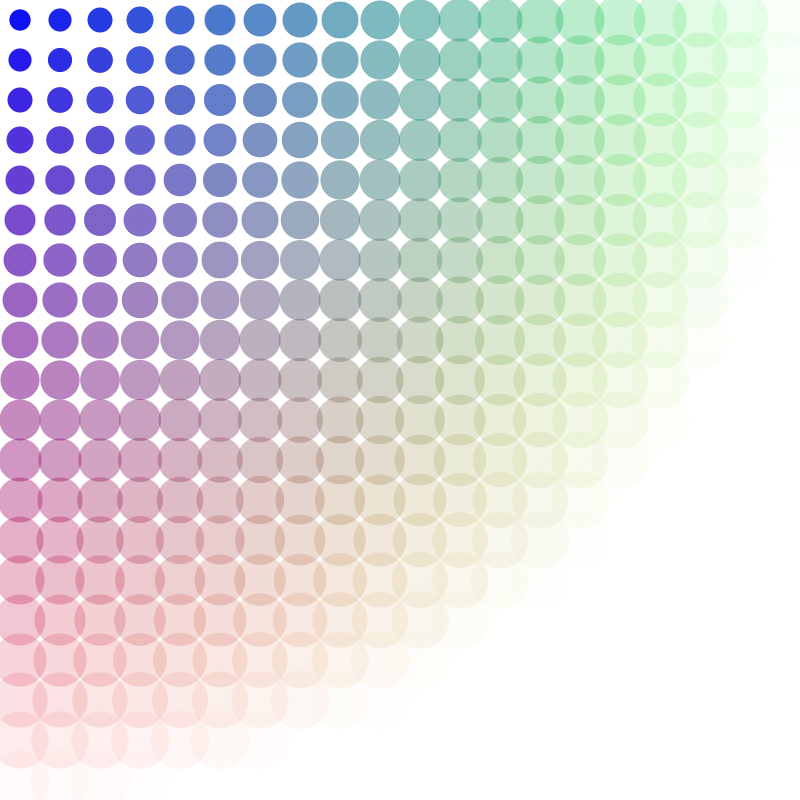
Frame 1 (no input)
Frame 60 (the mouse pressed at the canvas centre just before this capture): identical to frame 1, image omitted
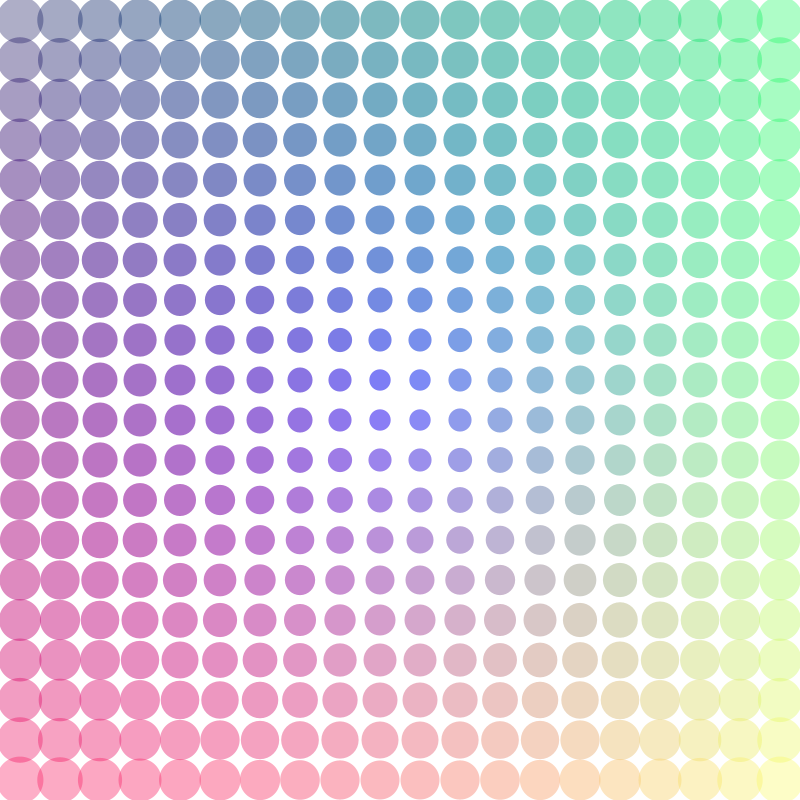
Frame 120 (the mouse held since frame 60 and released just before this capture)

The Processing sketch that drew these frames (run headless with seeded random() and noise(); from frame 60 on, the mouse is pressed at the canvas centre):

// Processing sketch: loop_spotlighteffect
// ── loop_spotlighteffect.pde
void setup(){
  
 size(800, 800);
 
 noStroke();
}

void draw(){
  int numCircles = 20;
  
  int size = width/numCircles;
  
  background(255);
  
  for(int i = size/2; i<width; i+=width/numCircles){
    for(int j = size/2; j<height; j+=height/numCircles){
      int g = int(map(i, 0, width, 0, 255));
      int r = int(map(j, 0, height, 0, 255));
      
      float d = dist(mouseX, mouseY, i, j);
      
      float s = map(d, 0, width/2, 20, 40);
      println(s);
      float o = map(d, 0 , width, 255, 0);
      
      fill(r, g, o, o);
      ellipse(i, j, s, s);
    }
  }
}
